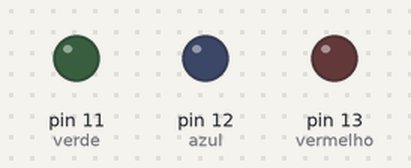
Simulated run of this sketch. Board: Arduino Uno, built with avr-gcc and run on an emulated ATmega328P. Shown: output pins drawn as LEDs (lit = HIGH).

Above: at 0.1 s.
At 4.6 s:
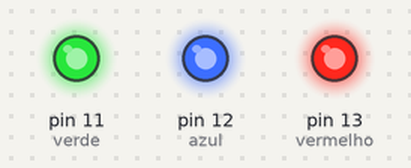
At 9.1 s:
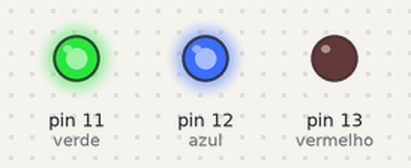
At 16.6 s:
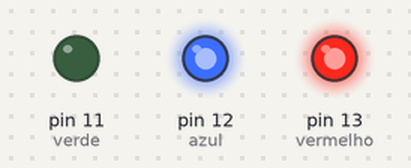
At 27.1 s:
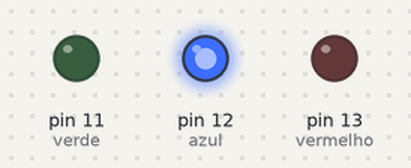
At 37.6 s:
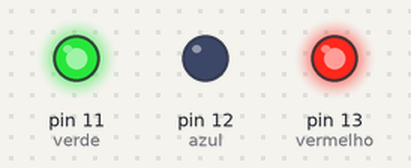
Timing chart, 0 to 40.0 s (numbered marks = the images above):
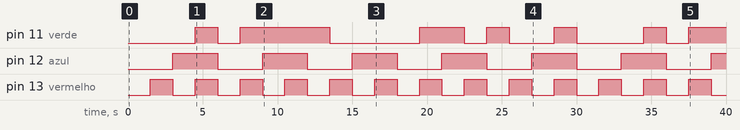

Measured:
- by itself, pin 11 (verde): LOW → HIGH at 4.5 s, → LOW 1.5 s later, → HIGH 1.5 s later, → LOW 6.0 s later, … (13 changes in this stretch)
- by itself, pin 12 (azul): alternates HIGH for 3.0 s and LOW for 3.0 s
- by itself, pin 13 (vermelho): alternates HIGH for 1.5 s and LOW for 1.5 s

The sketch:

portas_logicas.ino
```cpp
int verde = 11;
int azul = 12;
int vermelho = 13;

void setup () {
  pinMode (verde, OUTPUT);
  pinMode (azul, OUTPUT);
  pinMode (vermelho, OUTPUT);
}

void loop() {
  bool valor1[4]={false, false, true, true};
  bool valor2[4]={false, true, false, true};

  for (int i=0; i<4; i++) {
    digitalWrite(azul, valor1[i]);
    digitalWrite(vermelho, valor2[i]);
    digitalWrite(verde, andPorta(valor1[i], valor2[i]));
    delay(1500);
  }

  for (int i=0; i<4; i++) {
    digitalWrite(azul, valor1[i]);
    digitalWrite(vermelho, valor2[i]);
    digitalWrite(verde, or_p(valor1[i], valor2[i]));
    delay(1500);
  }

  for (int i=0; i<4; i++) {
    digitalWrite(azul, valor1[i]);
    digitalWrite(vermelho, valor2[i]);
    digitalWrite(verde, nor_p(valor1[i], valor2[i]));
    delay(1500);
  }

  for (int i=0; i<4; i++) {
    digitalWrite(azul, valor1[i]);
    digitalWrite(vermelho, valor2[i]);
    digitalWrite(verde, xor_p(valor1[i], valor2[i]));
    delay(1500);
  }

  for (int i=0; i<4; i++) {
    digitalWrite(azul, valor1[i]);
    digitalWrite(vermelho, valor2[i]);
    digitalWrite(verde, xnor_p(valor1[i], valor2[i]));
    delay(1500);
  }
}

bool andPorta(bool x, bool y) {
  if (x && y){
  	return HIGH;
  }
  else{
    return LOW;
  }
}

bool or_p(bool x, bool y) {
  if (x || y){
    	return HIGH;
  }
  else{
    return LOW;
  }
}

bool nand_p(bool x, bool y) {
  if (!(x && y)){
      	return HIGH;
  }
  else{
    return LOW;
  }
}

bool nor_p(bool x, bool y) {
  if (!(x || y)){
       	return HIGH;
  }
  else{
    return LOW;
  }
}

bool xor_p(bool x, bool y) {
  if (!x && y || x && !y){
        	return HIGH;
  }
  else{
    return LOW;
  }
}

bool xnor_p(bool x, bool y) {
  if (!(!x && y || x && !y)){
        	return HIGH;
  }
  else{
    return LOW;
  }
}
```
